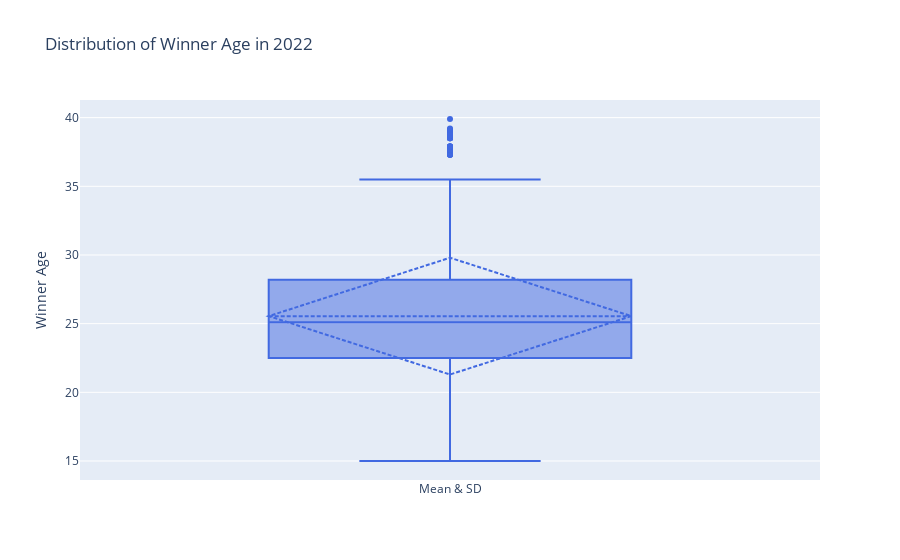

The notebook cell saved with this chart:
### Code cell
import plotly.graph_objects as go
fig = go.Figure()
fig.add_trace(go.Box(
    y=df['winner_age'].dropna(),
    name='Mean & SD',
    marker_color='royalblue',
    boxmean='sd' # represent mean and standard deviation
))
fig.update_layout(
    title='Distribution of Winner Age in 2022',
    yaxis_title='Winner Age'
)
fig.show()
fig.write_image('viz_1.png')

### Figure 1 — Plotly figure (JSON) as saved in the notebook; plotly's stock layout.template omitted (floating-point values rounded to 4 significant figures; data arrays with more than 128 entries replaced by an {"elided": "..."} marker saying what was removed)
{"data": [{"boxmean": "sd", "marker": {"color": "royalblue"}, "name": "Mean & SD", "type": "box", "y": {"elided": "2687 float values"}}], "layout": {"autosize": true, "title": {"text": "Distribution of Winner Age in 2022"}, "xaxis": {"autorange": true, "range": [-0.5, 0.5], "type": "category"}, "yaxis": {"autorange": true, "range": [13.62, 41.28], "title": {"text": "Winner Age"}, "type": "linear"}}}
